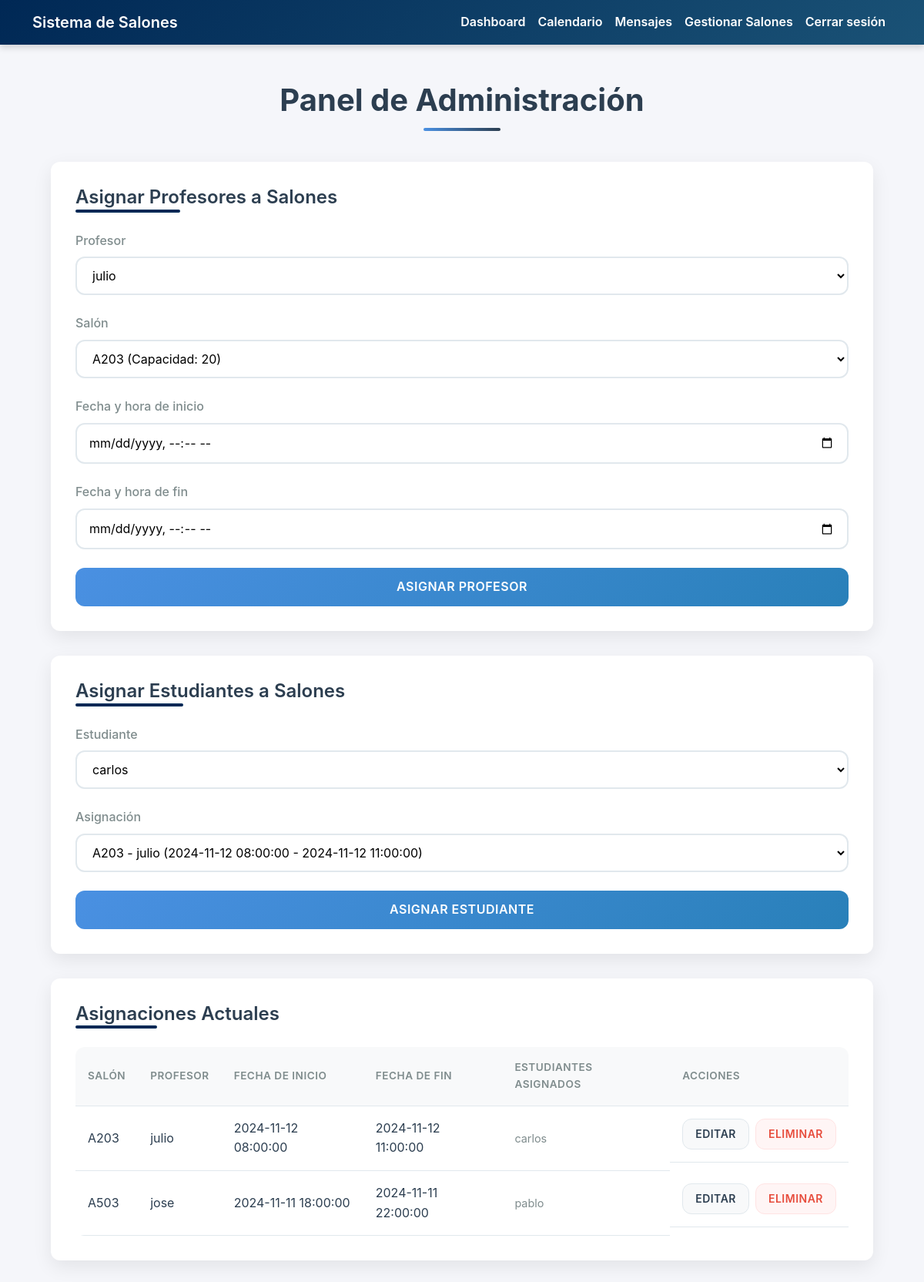
The page /admin_dashboard (signed in) on the database its author committed.
### Asignacion de salones/app.py (models this page shows)
class Asignacion(db.Model):
    id = db.Column(db.Integer, primary_key=True)
    salon_id = db.Column(db.Integer, db.ForeignKey('salon.id'), nullable=False)
    profesor_id = db.Column(db.Integer, db.ForeignKey('usuario.id'), nullable=False)
    fecha_inicio = db.Column(db.DateTime, nullable=False)
    fecha_fin = db.Column(db.DateTime, nullable=False)
    salon = db.relationship('Salon', backref=db.backref('asignaciones', lazy=True))
    profesor = db.relationship('Usuario', backref=db.backref('asignaciones_profesor', lazy=True))

class Salon(db.Model):
    id = db.Column(db.Integer, primary_key=True)
    nombre = db.Column(db.String(80), nullable=False)
    capacidad = db.Column(db.Integer, nullable=False)

class Usuario(UserMixin, db.Model):
    id = db.Column(db.Integer, primary_key=True)
    username = db.Column(db.String(80), unique=True, nullable=False)
    password = db.Column(db.String(120), nullable=False)
    rol = db.Column(db.String(20), nullable=False, default='estudiante')

class AsignacionEstudiante(db.Model):
    id = db.Column(db.Integer, primary_key=True)
    asignacion_id = db.Column(db.Integer, db.ForeignKey('asignacion.id'), nullable=False)
    estudiante_id = db.Column(db.Integer, db.ForeignKey('usuario.id'), nullable=False)
    asignacion = db.relationship('Asignacion', backref=db.backref('estudiantes', lazy=True))
    estudiante = db.relationship('Usuario', backref=db.backref('asignaciones_estudiante', lazy=True))

### Asignacion de salones/app.py (the view)
@app.route('/admin_dashboard')
@login_required
@admin_required
def admin_dashboard():
    profesores = Usuario.query.filter_by(rol='profesor').all()
    estudiantes = Usuario.query.filter_by(rol='estudiante').all()
    salones = Salon.query.all()
    asignaciones = Asignacion.query.all()
    return render_template('admin_dashboard.html', profesores=profesores, estudiantes=estudiantes, salones=salones, asignaciones=asignaciones)

### Asignacion de salones/app.py (called while the page is built)
@login_manager.user_loader
def load_user(user_id):
    return Usuario.query.get(int(user_id))

def admin_required(f):
    @wraps(f)
    def decorated_function(*args, **kwargs):
        if not current_user.is_authenticated or current_user.rol != 'admin':
            abort(403)
        return f(*args, **kwargs)
    return decorated_function

### Asignacion de salones/templates/admin_dashboard.html (shortened to what this page needs)
{% extends "base.html" %}
{% block content %}
<div class="dashboard-container">
    <h2 class="dashboard-title">Panel de Administración</h2>
    <div class="dashboard-card">
        <div class="card-content">
            <h3 class="section-title">Asignar Profesores a Salones</h3>
            <form method="POST" action="{{ url_for('asignar_profesor') }}" class="assignment-form">
                <div class="form-group">
                    <label for="profesor_id">Profesor</label>
                    <select id="profesor_id" name="profesor_id" required>
                        {% for profesor in profesores %}
                        <option value="{{ profesor.id }}">{{ profesor.username }}</option>
                        {% endfor %}
                    </select>
                </div>
                <div class="form-group">
                    <label for="salon_id">Salón</label>
                    <select id="salon_id" name="salon_id" required>
                        {% for salon in salones %}
                        <option value="{{ salon.id }}">{{ salon.nombre }} (Capacidad: {{ salon.capacidad }})</option>
                        {% endfor %}
                    </select>
                </div>
                <div class="form-group">
                    <label for="fecha_inicio">Fecha y hora de inicio</label>
                    <input type="datetime-local" id="fecha_inicio" name="fecha_inicio" required>
                </div>
                <div class="form-group">
                    <label for="fecha_fin">Fecha y hora de fin</label>
                    <input type="datetime-local" id="fecha_fin" name="fecha_fin" required>
                </div>
                <button type="submit" class="submit-btn">Asignar Profesor</button>
            </form>
        </div>
    </div>
    <div class="dashboard-card">
        <div class="card-content">
            <h3 class="section-title">Asignar Estudiantes a Salones</h3>
            <form method="POST" action="{{ url_for('asignar_estudiante') }}">
                <div class="form-group">
                    <label for="estudiante_id">Estudiante</label>
                    <select id="estudiante_id" name="estudiante_id" required>
                        {% for estudiante in estudiantes %}
                        <option value="{{ estudiante.id }}">{{ estudiante.username }}</option>
                        {% endfor %}
                    </select>
                </div>
                <div class="form-group">
                    <label for="asignacion_id">Asignación</label>
                    <select id="asignacion_id" name="asignacion_id" required>
                        {% for asignacion in asignaciones %}
                        <option value="{{ asignacion.id }}">{{ asignacion.salon.nombre }} - {{ asignacion.profesor.username }} ({{ asignacion.fecha_inicio }} - {{ asignacion.fecha_fin }})</option>
                        {% endfor %}
                    </select>
                </div>
                <button type="submit" class="submit-btn">Asignar Estudiante</button>
            </form>
        </div>
    </div>
    <div class="dashboard-card">
        <div class="card-content">
            <h3 class="section-title">Asignaciones Actuales</h3>
            <div class="table-container">
                <table class="dashboard-table">
                    <thead>
                        <tr>
                            <th>Salón</th>
                            <th>Profesor</th>
                            <th>Fecha de inicio</th>
                            <th>Fecha de fin</th>
                            <th>Estudiantes asignados</th>
                            <th>Acciones</th>
                        </tr>
                    </thead>
                    <tbody>
                        {% for asignacion in asignaciones %}
                        <tr>
                            <td>{{ asignacion.salon.nombre }}</td>
                            <td>{{ asignacion.profesor.username }}</td>
                            <td>{{ asignacion.fecha_inicio }}</td>
                            <td>{{ asignacion.fecha_fin }}</td>
                            <td>
                                <ul class="students-list">
                                    {% for asignacion_estudiante in asignacion.estudiantes %}
                                    <li>{{ asignacion_estudiante.estudiante.username }}</li>
                                    {% endfor %}
                                </ul>
                            </td>
                            <td class="actions-cell">
                                <button onclick="window.location.href='{{ url_for('editar_asignacion', id=asignacion.id) }}'" class="action-btn edit-btn">
                                    Editar
                                </button>
                                <form method="POST" action="{{ url_for('eliminar_asignacion', id=asignacion.id) }}" class="inline-form">
                                    <button type="submit" class="action-btn delete-btn" onclick="return confirm('¿Estás seguro de que quieres eliminar esta asignación?')">
                                        Eliminar
                                    </button>
                                </form>
                            </td>
                        </tr>
                        {% endfor %}
                    </tbody>
                </table>
            </div>
        </div>
    </div>
</div>
{% endblock %}

### Asignacion de salones/templates/base.html (shortened to what this page needs)
<!DOCTYPE html>
<html lang="es">
<head>
    <link href="https://cdn.jsdelivr.net/npm/bootstrap@5.1.3/dist/css/bootstrap.min.css" rel="stylesheet">
</head>
<body>
    <nav class="navbar navbar-expand-lg navbar-dark">
        <div class="container">
            <a class="navbar-brand" href="{{ url_for('index') }}">Sistema de Salones</a>
            <div class="collapse navbar-collapse" id="navbarNav">
                <ul class="navbar-nav ms-auto">
                    {% if current_user.is_authenticated %}
                        <li class="nav-item">
                            <a class="nav-link" href="{{ url_for('dashboard') }}">Dashboard</a>
                        </li>
                        <li class="nav-item">
                            <a class="nav-link" href="{{ url_for('calendario') }}">Calendario</a>
                        </li>
                        <li class="nav-item">
                            <a class="nav-link" href="{{ url_for('mensajes') }}">Mensajes</a>
                        </li>
                        {% if current_user.rol == 'admin' %}
                            <li class="nav-item">
                                <a class="nav-link" href="{{ url_for('salones') }}">Gestionar Salones</a>
                            </li>
                        {% endif %}
                        <li class="nav-item">
                            <a class="nav-link" href="{{ url_for('logout') }}">Cerrar sesión</a>
                        </li>
                    {% endif %}
                </ul>
            </div>
        </div>
    </nav>
    <div class="container mt-5">
        {% block content %}{% endblock %}
    </div>
</body>
</html>

### Asignacion de salones/templates/base.html (style rules this page uses)
body { background-color: #F4F7F9; font-family: 'Arial', sans-serif; color: #333; }
.navbar { background: linear-gradient(135deg, #002855, #1A5276); box-shadow: 0 4px 8px rgba(0, 0, 0, 0.15); }
.navbar-brand, .nav-link { color: #ffffff !important; font-weight: 600; transition: color 0.3s ease; }
.section-title { color: #0171BB; font-size: 1.8rem; margin-bottom: 20px; font-weight: bold; position: relative; display: inline-block; padding-bottom: 5px; }
.section-title::after { content: ''; width: 40%; height: 4px; background: #002855; position: absolute; bottom: 0; left: 0; border-radius: 2px; }

### Asignacion de salones/templates/admin_dashboard.html (style rules this page uses)
:root { --primary-color: #4a90e2; --secondary-color: #2c3e50; --success-color: #27ae60; --danger-color: #e74c3c; --background-color: #f5f6fa; --card-background: #ffffff; --text-primary: #2c3e50; --text-secondary: #7f8c8d; --border-radius: 12px; --transition-speed: 0.3s; }
body { background-color: var(--background-color); font-family: 'Inter', -apple-system, BlinkMacSystemFont, sans-serif; color: var(--text-primary); line-height: 1.6; }
.dashboard-container { max-width: 1200px; margin: 2rem auto; padding: 0 1.5rem; }
.dashboard-title { font-size: 2.5rem; font-weight: 700; color: var(--secondary-color); text-align: center; margin-bottom: 2.5rem; position: relative; padding-bottom: 1rem; }
.dashboard-title::after { content: ''; position: absolute; bottom: 0; left: 50%; transform: translateX(-50%); width: 100px; height: 4px; background: linear-gradient(to right, var(--primary-color), var(--secondary-color)); border-radius: 2px; }
.dashboard-card { background: var(--card-background); border-radius: var(--border-radius); box-shadow: 0 8px 24px rgba(0, 0, 0, 0.08); margin-bottom: 2rem; transition: transform var(--transition-speed), box-shadow var(--transition-speed); }
.card-content { padding: 2rem; }
.section-title { font-size: 1.5rem; color: var(--secondary-color); margin-bottom: 1.5rem; font-weight: 600; }
.form-group { margin-bottom: 1.5rem; }
.form-group label { display: block; margin-bottom: 0.5rem; font-weight: 500; color: var(--text-secondary); }
.form-group select, .form-group input { width: 100%; padding: 0.75rem 1rem; border: 2px solid #e1e8ed; border-radius: var(--border-radius); font-size: 1rem; transition: border-color var(--transition-speed), box-shadow var(--transition-speed); background-color: #fff; }
.submit-btn, .action-btn { padding: 0.75rem 1.5rem; border: none; border-radius: var(--border-radius); font-weight: 600; cursor: pointer; transition: all var(--transition-speed); text-transform: uppercase; letter-spacing: 0.5px; }
.submit-btn { background: linear-gradient(135deg, var(--primary-color), #2980b9); color: white; width: 100%; }
.table-container { overflow-x: auto; border-radius: var(--border-radius); }
.dashboard-table { width: 100%; border-collapse: collapse; background: white; }
.dashboard-table th, .dashboard-table td { padding: 1rem; text-align: left; border-bottom: 1px solid #e1e8ed; }
.dashboard-table th { background-color: #f8f9fa; font-weight: 600; color: var(--text-secondary); text-transform: uppercase; font-size: 0.85rem; letter-spacing: 0.5px; }
.dashboard-table tbody tr { transition: background-color var(--transition-speed); }
.actions-cell { display: flex; gap: 0.5rem; }
.edit-btn, .delete-btn { padding: 0.5rem 1rem; font-size: 0.875rem; border-radius: var(--border-radius); }
.edit-btn { background-color: #f8f9fa; color: var(--secondary-color); border: 1px solid #e1e8ed; }
.delete-btn { background-color: #fff5f5; color: var(--danger-color); border: 1px solid #ffe3e3; }
.students-list { list-style: none; padding: 0; margin: 0; }
.students-list li { padding: 0.25rem 0; color: var(--text-secondary); font-size: 0.9rem; }
.dashboard-card { animation: fadeIn 0.5s ease-out; }

### rows shown on the page
Asignacion: salon.nombre "A203", profesor.username "julio", fecha_inicio "2024-11-12 08:00:00", fecha_fin "2024-11-12 11:00:00"
AsignacionEstudiante: estudiante.username "carlos"
Asignacion: salon.nombre "A503", profesor.username "jose", fecha_inicio "2024-11-11 18:00:00", fecha_fin "2024-11-11 22:00:00"
AsignacionEstudiante: estudiante.username "pablo"

### other values the page prints
form field profesor_id "julio"
form field salon_id "A203 (Capacidad: 20)"
form field estudiante_id "carlos"
form field asignacion_id "A203 - julio (2024-11-12 08:00:00 - 2024-11-12 11:00:00)"
